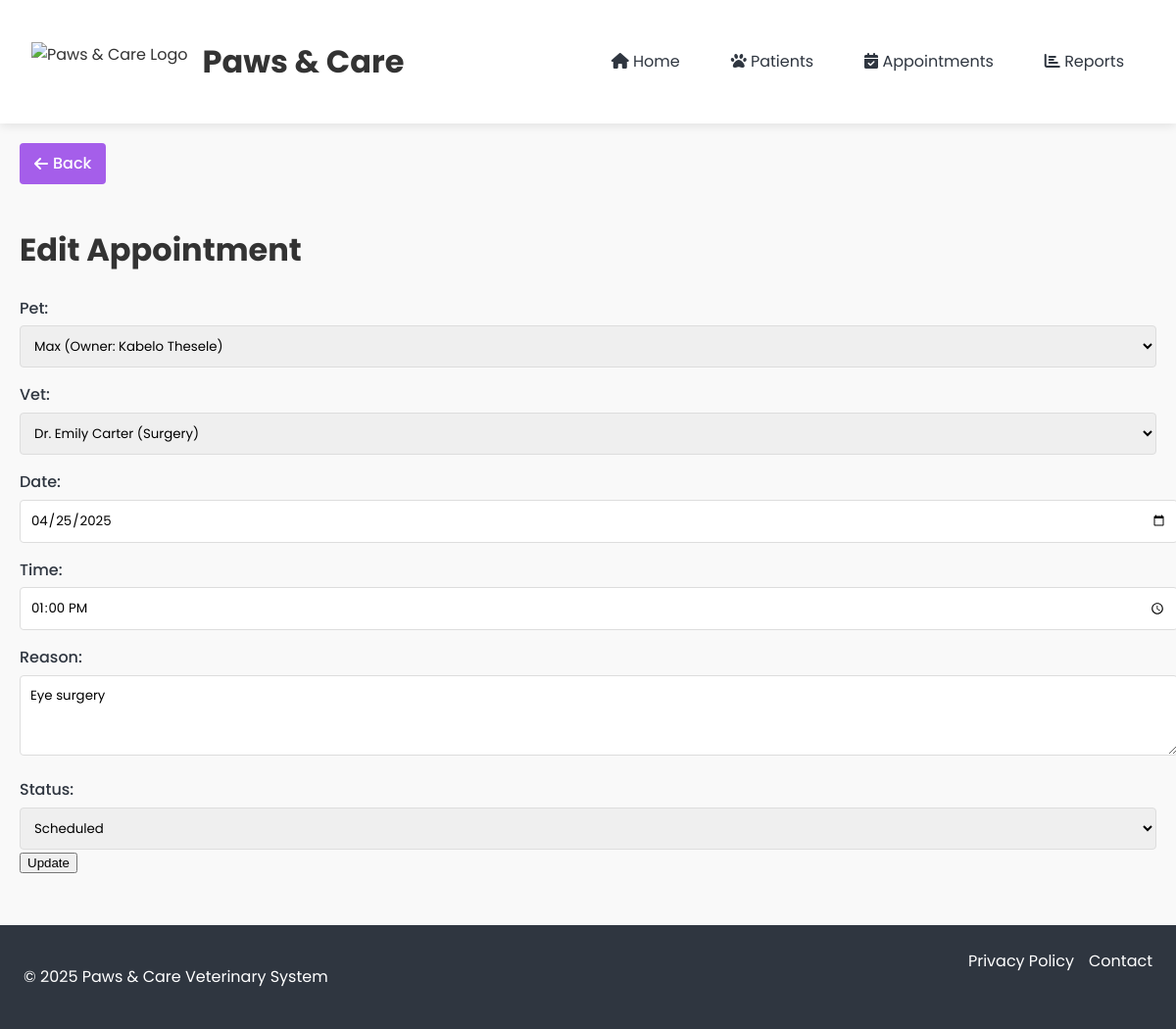
The page /appointments/edit_appointment.php?id=2 on the database its author committed.
### tables this page shows
CREATE TABLE `Appointments` (
  `Appt_ID` int NOT NULL AUTO_INCREMENT,
  `Pet_ID` int DEFAULT NULL,
  `Vet_ID` int DEFAULT NULL,
  `Date` date NOT NULL,
  `Time` time NOT NULL,
  `Reason` text,
  `Status` enum('Scheduled','Completed','Cancelled') DEFAULT 'Scheduled',
  PRIMARY KEY (`Appt_ID`),
  KEY `Pet_ID` (`Pet_ID`),
  KEY `Vet_ID` (`Vet_ID`),
  CONSTRAINT `Appointments_ibfk_1` FOREIGN KEY (`Pet_ID`) REFERENCES `Pets` (`Pet_ID`) ON DELETE CASCADE,
  CONSTRAINT `Appointments_ibfk_2` FOREIGN KEY (`Vet_ID`) REFERENCES `Vets` (`Vet_ID`) ON DELETE SET NULL
);

CREATE TABLE `Pets` (
  `Pet_ID` int NOT NULL AUTO_INCREMENT,
  `Name` varchar(50) NOT NULL,
  `Species` varchar(50) NOT NULL,
  `Breed` varchar(50) DEFAULT NULL,
  `Age` int DEFAULT NULL,
  `Owner_ID` int DEFAULT NULL,
  PRIMARY KEY (`Pet_ID`),
  KEY `Owner_ID` (`Owner_ID`),
  CONSTRAINT `Pets_ibfk_1` FOREIGN KEY (`Owner_ID`) REFERENCES `Owners` (`Owner_ID`) ON DELETE CASCADE
);

CREATE TABLE `Vets` (
  `Vet_ID` int NOT NULL AUTO_INCREMENT,
  `Name` varchar(100) NOT NULL,
  `Specialization` varchar(100) DEFAULT NULL,
  `Contact` varchar(20) NOT NULL,
  PRIMARY KEY (`Vet_ID`)
);

### appointments/edit_appointment.php (the view, shortened to what this page needs)
<?php
require_once '../config/db.php';
if (isset($_GET['id'])) {
    $appt_id = $_GET['id'];
    $stmt = $pdo->prepare("SELECT * FROM Appointments WHERE Appt_ID = ?");
    $stmt->execute([$appt_id]);
    $appointment = $stmt->fetch();
}
$pets = $pdo->query("SELECT p.Pet_ID, p.Name, o.Name AS OwnerName FROM Pets p JOIN Owners o ON p.Owner_ID = o.Owner_ID")->fetchAll();
$vets = $pdo->query("SELECT * FROM Vets")->fetchAll();
require_once '../includes/header.php';
?>
<!DOCTYPE html>
<html>
<head>
    <link rel="stylesheet" href="../assets/css/style.css">
</head>
<body>
    <h1>Edit Appointment</h1>
    <form method="POST">
        <label>Pet:</label>
        <select name="pet_id" required>
            <?php foreach ($pets as $pet): ?>
                <option value="<?= $pet['Pet_ID'] ?>" <?= $pet['Pet_ID'] == $appointment['Pet_ID'] ? 'selected' : '' ?>>
                    <?= htmlspecialchars($pet['Name']) ?> (Owner: <?= htmlspecialchars($pet['OwnerName']) ?>)
                </option>
            <?php endforeach; ?>
        </select>
        <label>Vet:</label>
        <select name="vet_id" required>
            <?php foreach ($vets as $vet): ?>
                <option value="<?= $vet['Vet_ID'] ?>" <?= $vet['Vet_ID'] == $appointment['Vet_ID'] ? 'selected' : '' ?>>
                    <?= htmlspecialchars($vet['Name']) ?> (<?= $vet['Specialization'] ?>)
                </option>
            <?php endforeach; ?>
        </select>
        <label>Date:</label>
        <input type="date" name="date" value="<?= $appointment['Date'] ?>" required>
        <label>Time:</label>
        <input type="time" name="time" value="<?= substr($appointment['Time'], 0, 5) ?>" required>
        <label>Reason:</label>
        <textarea name="reason" rows="3" required><?= htmlspecialchars($appointment['Reason']) ?></textarea>
        <label>Status:</label>
        <select name="status">
            <option value="Scheduled" <?= $appointment['Status'] == 'Scheduled' ? 'selected' : '' ?>>Scheduled</option>
        </select>
        <button type="submit">Update</button>
    </form>
</body>
</html>
<?php
require_once '../includes/footer.php';
?>

### assets/css/style.css (style rules this page uses)
:root { --primary: #4b7bec; --secondary: #a55eea; --light: #f5f6fa; --dark: #2f3640; --success: #20bf6b; --warning: #fa8231; --danger: #eb3b5a; }
body { font-family: 'Poppins', sans-serif; margin: 0; padding: 0; background-color: #f9f9f9; color: #333; line-height: 1.6; }
label { display: block; margin: 15px 0 5px; font-weight: 500; color: var(--dark); }
input[type="text"], input[type="number"], input[type="date"], input[type="time"], input[type="email"], select, textarea { width: 100%; padding: 10px; border: 1px solid #ddd; border-radius: 4px; font-family: 'Poppins', sans-serif; transition: border 0.3s; }

### rows shown on the page
appointments: pet_id "Max (Owner: Kabelo Thesele)", vet_id "Dr. Emily Carter (Surgery)", date "04/25/2025", time "13:00", reason "Eye surgery", status "Scheduled"
